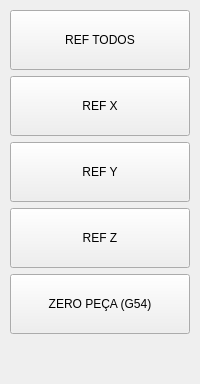
           <widget class="QWidget" name="tab_reference">
            <attribute name="title">
             <string>REFERÊNCIA</string>
            </attribute>
            <layout class="QVBoxLayout" name="lay_reference_tab">
             <property name="leftMargin">
              <number>10</number>
             </property>
             <property name="topMargin">
              <number>10</number>
             </property>
             <property name="rightMargin">
              <number>10</number>
             </property>
             <property name="bottomMargin">
              <number>10</number>
             </property>
             <item>
              <widget class="QPushButton" name="btn_ref_all">
               <property name="minimumSize">
                <size>
                 <width>0</width>
                 <height>60</height>
                </size>
               </property>
               <property name="text">
                <string>REF TODOS</string>
               </property>
              </widget>
             </item>
             <item>
              <widget class="QPushButton" name="btn_ref_x">
               <property name="minimumSize">
                <size>
                 <width>0</width>
                 <height>60</height>
                </size>
               </property>
               <property name="text">
                <string>REF X</string>
               </property>
              </widget>
             </item>
             <item>
              <widget class="QPushButton" name="btn_ref_y">
               <property name="minimumSize">
                <size>
                 <width>0</width>
                 <height>60</height>
                </size>
               </property>
               <property name="text">
                <string>REF Y</string>
               </property>
              </widget>
             </item>
             <item>
              <widget class="QPushButton" name="btn_ref_z">
               <property name="minimumSize">
                <size>
                 <width>0</width>
                 <height>60</height>
                </size>
               </property>
               <property name="text">
                <string>REF Z</string>
               </property>
              </widget>
             </item>
             <item>
              <widget class="QPushButton" name="btn_zero_peca_g54">
               <property name="minimumSize">
                <size>
                 <width>0</width>
                 <height>60</height>
                </size>
               </property>
               <property name="text">
                <string>ZERO PEÇA (G54)</string>
               </property>
              </widget>
             </item>
             <item>
              <spacer name="spc_reference_stretch">
               <property name="orientation">
                <enum>Qt::Vertical</enum>
               </property>
               <property name="sizeHint" stdset="0">
                <size>
                 <width>20</width>
                 <height>40</height>
                </size>
               </property>
              </spacer>
             </item>
            </layout>
           </widget>
